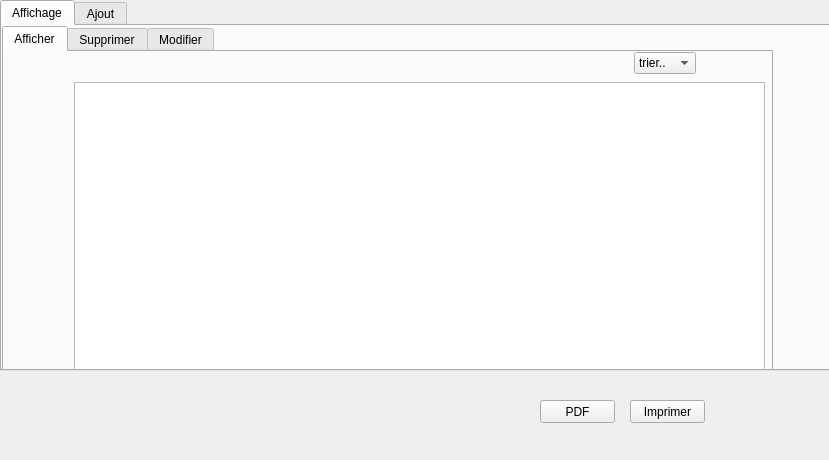
<?xml version="1.0" encoding="UTF-8"?>
<ui version="4.0">
 <class>afficherperso</class>
 <widget class="QDialog" name="afficherperso">
  <property name="geometry">
   <rect>
    <x>0</x>
    <y>0</y>
    <width>829</width>
    <height>460</height>
   </rect>
  </property>
  <property name="windowTitle">
   <string>Dialog</string>
  </property>
  <widget class="QTabWidget" name="tabWidget">
   <property name="geometry">
    <rect>
     <x>0</x>
     <y>0</y>
     <width>831</width>
     <height>371</height>
    </rect>
   </property>
   <property name="toolTip">
    <string>&lt;html&gt;&lt;head/&gt;&lt;body&gt;&lt;p&gt;Affichage&lt;/p&gt;&lt;p&gt;&lt;br/&gt;&lt;/p&gt;&lt;/body&gt;&lt;/html&gt;</string>
   </property>
   <property name="currentIndex">
    <number>0</number>
   </property>
   <widget class="QWidget" name="Affichage">
    <attribute name="title">
     <string>Affichage</string>
    </attribute>
    <widget class="QTabWidget" name="tabWidget_2">
     <property name="geometry">
      <rect>
       <x>0</x>
       <y>0</y>
       <width>771</width>
       <height>431</height>
      </rect>
     </property>
     <property name="currentIndex">
      <number>0</number>
     </property>
     <widget class="QWidget" name="tab_12">
      <attribute name="title">
       <string>Afficher</string>
      </attribute>
      <widget class="QTableView" name="tab_perso_4">
       <property name="geometry">
        <rect>
         <x>70</x>
         <y>30</y>
         <width>691</width>
         <height>361</height>
        </rect>
       </property>
      </widget>
      <widget class="QComboBox" name="comboBox_4">
       <property name="geometry">
        <rect>
         <x>630</x>
         <y>0</y>
         <width>62</width>
         <height>22</height>
        </rect>
       </property>
       <item>
        <property name="text">
         <string>trier..</string>
        </property>
       </item>
       <item>
        <property name="text">
         <string>id</string>
        </property>
       </item>
       <item>
        <property name="text">
         <string>nomperso</string>
        </property>
       </item>
       <item>
        <property name="text">
         <string>idposte</string>
        </property>
       </item>
      </widget>
     </widget>
     <widget class="QWidget" name="tab_13">
      <attribute name="title">
       <string>Supprimer</string>
      </attribute>
      <widget class="QLineEdit" name="id_a_supp_4">
       <property name="geometry">
        <rect>
         <x>150</x>
         <y>60</y>
         <width>113</width>
         <height>20</height>
        </rect>
       </property>
      </widget>
      <widget class="QLabel" name="label_22">
       <property name="geometry">
        <rect>
         <x>90</x>
         <y>60</y>
         <width>47</width>
         <height>14</height>
        </rect>
       </property>
       <property name="text">
        <string>ID</string>
       </property>
      </widget>
      <widget class="QCommandLinkButton" name="supp_perso_4">
       <property name="geometry">
        <rect>
         <x>300</x>
         <y>160</y>
         <width>172</width>
         <height>41</height>
        </rect>
       </property>
       <property name="text">
        <string>Supprimer</string>
       </property>
      </widget>
     </widget>
     <widget class="QWidget" name="tab_14">
      <attribute name="title">
       <string>Modifier</string>
      </attribute>
      <widget class="QLineEdit" name="searchbar_4">
       <property name="geometry">
        <rect>
         <x>110</x>
         <y>10</y>
         <width>301</width>
         <height>20</height>
        </rect>
       </property>
      </widget>
      <widget class="QLabel" name="label_23">
       <property name="geometry">
        <rect>
         <x>50</x>
         <y>10</y>
         <width>47</width>
         <height>14</height>
        </rect>
       </property>
       <property name="text">
        <string>Search ID</string>
       </property>
      </widget>
      <widget class="QTableView" name="tabperso_4">
       <property name="geometry">
        <rect>
         <x>10</x>
         <y>40</y>
         <width>541</width>
         <height>111</height>
        </rect>
       </property>
      </widget>
      <widget class="QPushButton" name="selectidperso_4">
       <property name="geometry">
        <rect>
         <x>420</x>
         <y>10</y>
         <width>91</width>
         <height>23</height>
        </rect>
       </property>
       <property name="text">
        <string>FIND</string>
       </property>
      </widget>
      <widget class="QLabel" name="label_24">
       <property name="geometry">
        <rect>
         <x>20</x>
         <y>180</y>
         <width>47</width>
         <height>14</height>
        </rect>
       </property>
       <property name="text">
        <string>NOM</string>
       </property>
      </widget>
      <widget class="QLabel" name="label_25">
       <property name="geometry">
        <rect>
         <x>20</x>
         <y>210</y>
         <width>47</width>
         <height>14</height>
        </rect>
       </property>
       <property name="text">
        <string>PRENOM</string>
       </property>
      </widget>
      <widget class="QLabel" name="label_26">
       <property name="geometry">
        <rect>
         <x>20</x>
         <y>240</y>
         <width>71</width>
         <height>16</height>
        </rect>
       </property>
       <property name="text">
        <string>TELEPHONE</string>
       </property>
      </widget>
      <widget class="QLabel" name="label_27">
       <property name="geometry">
        <rect>
         <x>20</x>
         <y>270</y>
         <width>47</width>
         <height>14</height>
        </rect>
       </property>
       <property name="text">
        <string>EMAIL</string>
       </property>
      </widget>
      <widget class="QLabel" name="label_28">
       <property name="geometry">
        <rect>
         <x>20</x>
         <y>300</y>
         <width>51</width>
         <height>16</height>
        </rect>
       </property>
       <property name="text">
        <string>ID-POSTE</string>
       </property>
      </widget>
      <widget class="QLineEdit" name="newname_4">
       <property name="geometry">
        <rect>
         <x>140</x>
         <y>180</y>
         <width>113</width>
         <height>20</height>
        </rect>
       </property>
      </widget>
      <widget class="QLineEdit" name="newprename_4">
       <property name="geometry">
        <rect>
         <x>140</x>
         <y>210</y>
         <width>113</width>
         <height>20</height>
        </rect>
       </property>
      </widget>
      <widget class="QLineEdit" name="newphone_4">
       <property name="geometry">
        <rect>
         <x>140</x>
         <y>240</y>
         <width>113</width>
         <height>20</height>
        </rect>
       </property>
      </widget>
      <widget class="QLineEdit" name="newemail_4">
       <property name="geometry">
        <rect>
         <x>140</x>
         <y>270</y>
         <width>113</width>
         <height>20</height>
        </rect>
       </property>
      </widget>
      <widget class="QLineEdit" name="newidp_4">
       <property name="geometry">
        <rect>
         <x>140</x>
         <y>300</y>
         <width>113</width>
         <height>20</height>
        </rect>
       </property>
      </widget>
      <widget class="QCommandLinkButton" name="miseajour_4">
       <property name="geometry">
        <rect>
         <x>370</x>
         <y>260</y>
         <width>131</width>
         <height>41</height>
        </rect>
       </property>
       <property name="text">
        <string>Mise A Jour</string>
       </property>
      </widget>
     </widget>
    </widget>
   </widget>
   <widget class="QWidget" name="Ajout">
    <attribute name="title">
     <string>Ajout</string>
    </attribute>
    <widget class="QGroupBox" name="Ajouter_personnel">
     <property name="geometry">
      <rect>
       <x>70</x>
       <y>40</y>
       <width>421</width>
       <height>341</height>
      </rect>
     </property>
     <property name="title">
      <string>Ajouter personnel</string>
     </property>
     <widget class="QLineEdit" name="id_perso">
      <property name="geometry">
       <rect>
        <x>130</x>
        <y>20</y>
        <width>113</width>
        <height>20</height>
       </rect>
      </property>
     </widget>
     <widget class="QLineEdit" name="nom_perso">
      <property name="geometry">
       <rect>
        <x>130</x>
        <y>50</y>
        <width>113</width>
        <height>20</height>
       </rect>
      </property>
     </widget>
     <widget class="QLineEdit" name="prenom">
      <property name="geometry">
       <rect>
        <x>130</x>
        <y>70</y>
        <width>113</width>
        <height>20</height>
       </rect>
      </property>
     </widget>
     <widget class="QLineEdit" name="email">
      <property name="geometry">
       <rect>
        <x>130</x>
        <y>100</y>
        <width>113</width>
        <height>20</height>
       </rect>
      </property>
     </widget>
     <widget class="QLineEdit" name="idposte">
      <property name="geometry">
       <rect>
        <x>130</x>
        <y>170</y>
        <width>113</width>
        <height>20</height>
       </rect>
      </property>
     </widget>
     <widget class="QLineEdit" name="telephone">
      <property name="geometry">
       <rect>
        <x>130</x>
        <y>130</y>
        <width>113</width>
        <height>20</height>
       </rect>
      </property>
     </widget>
     <widget class="QPushButton" name="pushButton">
      <property name="geometry">
       <rect>
        <x>250</x>
        <y>220</y>
        <width>75</width>
        <height>23</height>
       </rect>
      </property>
      <property name="text">
       <string>Ajouter</string>
      </property>
     </widget>
     <widget class="QLabel" name="label_29">
      <property name="geometry">
       <rect>
        <x>20</x>
        <y>100</y>
        <width>47</width>
        <height>14</height>
       </rect>
      </property>
      <property name="text">
       <string>E-mail</string>
      </property>
     </widget>
     <widget class="QLabel" name="label_30">
      <property name="geometry">
       <rect>
        <x>20</x>
        <y>130</y>
        <width>51</width>
        <height>16</height>
       </rect>
      </property>
      <property name="text">
       <string>Téléphone</string>
      </property>
     </widget>
     <widget class="QLabel" name="label_31">
      <property name="geometry">
       <rect>
        <x>30</x>
        <y>170</y>
        <width>47</width>
        <height>14</height>
       </rect>
      </property>
      <property name="text">
       <string>idposte</string>
      </property>
     </widget>
     <widget class="QLabel" name="label_32">
      <property name="geometry">
       <rect>
        <x>20</x>
        <y>70</y>
        <width>47</width>
        <height>14</height>
       </rect>
      </property>
      <property name="text">
       <string>Prenom</string>
      </property>
     </widget>
    </widget>
    <widget class="QLabel" name="label_33">
     <property name="geometry">
      <rect>
       <x>100</x>
       <y>90</y>
       <width>47</width>
       <height>14</height>
      </rect>
     </property>
     <property name="text">
      <string>Nom</string>
     </property>
    </widget>
    <widget class="QLabel" name="label_34">
     <property name="geometry">
      <rect>
       <x>100</x>
       <y>70</y>
       <width>47</width>
       <height>14</height>
      </rect>
     </property>
     <property name="text">
      <string>ID</string>
     </property>
    </widget>
   </widget>
  </widget>
  <widget class="QPushButton" name="pdf_butt_2">
   <property name="geometry">
    <rect>
     <x>540</x>
     <y>400</y>
     <width>75</width>
     <height>23</height>
    </rect>
   </property>
   <property name="text">
    <string>PDF</string>
   </property>
  </widget>
  <widget class="QPushButton" name="imprbutt">
   <property name="geometry">
    <rect>
     <x>630</x>
     <y>400</y>
     <width>75</width>
     <height>23</height>
    </rect>
   </property>
   <property name="text">
    <string>Imprimer</string>
   </property>
  </widget>
 </widget>
 <resources/>
 <connections/>
</ui>
